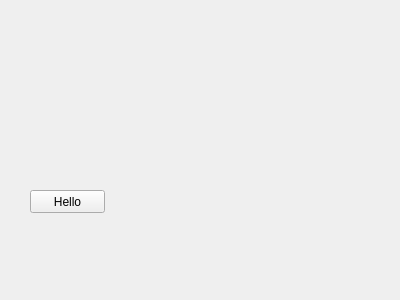
<?xml version="1.0" encoding="UTF-8"?>
<ui version="4.0">
 <class>Form</class>
 <widget class="QWidget" name="Form">
  <property name="geometry">
   <rect>
    <x>0</x>
    <y>0</y>
    <width>400</width>
    <height>300</height>
   </rect>
  </property>
  <property name="windowTitle">
   <string>Form</string>
  </property>
  <widget class="QStackedWidget" name="stackedWidget">
   <property name="geometry">
    <rect>
     <x>30</x>
     <y>80</y>
     <width>261</width>
     <height>141</height>
    </rect>
   </property>
   <property name="currentIndex">
    <number>1</number>
   </property>
   <widget class="QWidget" name="page">
    <widget class="QPushButton" name="pushButton_2">
     <property name="geometry">
      <rect>
       <x>10</x>
       <y>110</y>
       <width>75</width>
       <height>23</height>
      </rect>
     </property>
     <property name="text">
      <string>Exit</string>
     </property>
    </widget>
   </widget>
   <widget class="QWidget" name="page_2">
    <widget class="QPushButton" name="pushButton">
     <property name="geometry">
      <rect>
       <x>0</x>
       <y>110</y>
       <width>75</width>
       <height>23</height>
      </rect>
     </property>
     <property name="text">
      <string>Hello</string>
     </property>
    </widget>
   </widget>
  </widget>
 </widget>
 <resources/>
 <connections/>
</ui>
